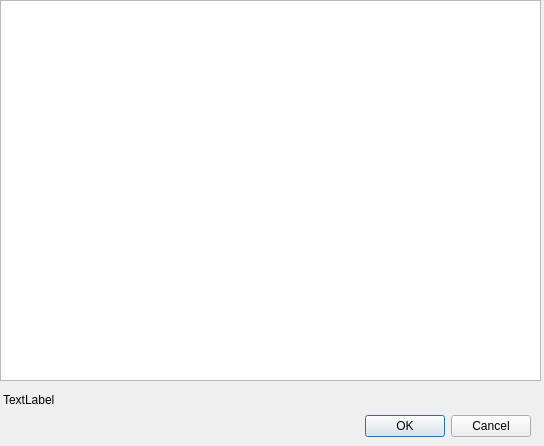
<?xml version="1.0" encoding="UTF-8"?>
<ui version="4.0">
 <class>PowerVisualizer</class>
 <widget class="QDialog" name="PowerVisualizer">
  <property name="geometry">
   <rect>
    <x>0</x>
    <y>0</y>
    <width>544</width>
    <height>446</height>
   </rect>
  </property>
  <property name="sizePolicy">
   <sizepolicy hsizetype="Fixed" vsizetype="Fixed">
    <horstretch>0</horstretch>
    <verstretch>0</verstretch>
   </sizepolicy>
  </property>
  <property name="minimumSize">
   <size>
    <width>544</width>
    <height>446</height>
   </size>
  </property>
  <property name="maximumSize">
   <size>
    <width>544</width>
    <height>446</height>
   </size>
  </property>
  <property name="windowTitle">
   <string>Dialog</string>
  </property>
  <widget class="QDialogButtonBox" name="buttonBox">
   <property name="geometry">
    <rect>
     <x>150</x>
     <y>410</y>
     <width>381</width>
     <height>32</height>
    </rect>
   </property>
   <property name="layoutDirection">
    <enum>Qt::LeftToRight</enum>
   </property>
   <property name="orientation">
    <enum>Qt::Horizontal</enum>
   </property>
   <property name="standardButtons">
    <set>QDialogButtonBox::Cancel|QDialogButtonBox::Ok</set>
   </property>
  </widget>
  <widget class="QLabel" name="lbHint">
   <property name="geometry">
    <rect>
     <x>3</x>
     <y>390</y>
     <width>541</width>
     <height>20</height>
    </rect>
   </property>
   <property name="text">
    <string>TextLabel</string>
   </property>
  </widget>
  <widget class="QGraphicsView" name="graphicsView">
   <property name="geometry">
    <rect>
     <x>0</x>
     <y>0</y>
     <width>541</width>
     <height>381</height>
    </rect>
   </property>
  </widget>
 </widget>
 <resources/>
 <connections>
  <connection>
   <sender>buttonBox</sender>
   <signal>accepted()</signal>
   <receiver>PowerVisualizer</receiver>
   <slot>accept()</slot>
   <hints>
    <hint type="sourcelabel">
     <x>248</x>
     <y>254</y>
    </hint>
    <hint type="destinationlabel">
     <x>157</x>
     <y>274</y>
    </hint>
   </hints>
  </connection>
  <connection>
   <sender>buttonBox</sender>
   <signal>rejected()</signal>
   <receiver>PowerVisualizer</receiver>
   <slot>reject()</slot>
   <hints>
    <hint type="sourcelabel">
     <x>316</x>
     <y>260</y>
    </hint>
    <hint type="destinationlabel">
     <x>286</x>
     <y>274</y>
    </hint>
   </hints>
  </connection>
 </connections>
</ui>
